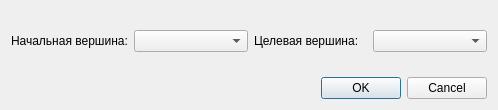
<?xml version="1.0" encoding="UTF-8"?>
<ui version="4.0">
 <class>a_star_algorithm</class>
 <widget class="QDialog" name="a_star_algorithm">
  <property name="geometry">
   <rect>
    <x>0</x>
    <y>0</y>
    <width>498</width>
    <height>110</height>
   </rect>
  </property>
  <property name="windowTitle">
   <string>Алгоритм А*</string>
  </property>
  <layout class="QVBoxLayout" name="verticalLayout">
   <item>
    <spacer name="verticalSpacer">
     <property name="orientation">
      <enum>Qt::Vertical</enum>
     </property>
     <property name="sizeHint" stdset="0">
      <size>
       <width>20</width>
       <height>40</height>
      </size>
     </property>
    </spacer>
   </item>
   <item>
    <layout class="QHBoxLayout" name="horizontalLayout">
     <item>
      <widget class="QLabel" name="label">
       <property name="text">
        <string>Начальная вершина:</string>
       </property>
      </widget>
     </item>
     <item>
      <widget class="QComboBox" name="comboBox"/>
     </item>
     <item>
      <widget class="QLabel" name="label_2">
       <property name="text">
        <string>Целевая вершина:</string>
       </property>
      </widget>
     </item>
     <item>
      <widget class="QComboBox" name="comboBox_2"/>
     </item>
    </layout>
   </item>
   <item>
    <spacer name="verticalSpacer_2">
     <property name="orientation">
      <enum>Qt::Vertical</enum>
     </property>
     <property name="sizeHint" stdset="0">
      <size>
       <width>20</width>
       <height>40</height>
      </size>
     </property>
    </spacer>
   </item>
   <item>
    <widget class="QDialogButtonBox" name="buttonBox">
     <property name="orientation">
      <enum>Qt::Horizontal</enum>
     </property>
     <property name="standardButtons">
      <set>QDialogButtonBox::Cancel|QDialogButtonBox::Ok</set>
     </property>
    </widget>
   </item>
  </layout>
 </widget>
 <resources/>
 <connections>
  <connection>
   <sender>buttonBox</sender>
   <signal>accepted()</signal>
   <receiver>a_star_algorithm</receiver>
   <slot>accept()</slot>
   <hints>
    <hint type="sourcelabel">
     <x>248</x>
     <y>254</y>
    </hint>
    <hint type="destinationlabel">
     <x>157</x>
     <y>274</y>
    </hint>
   </hints>
  </connection>
  <connection>
   <sender>buttonBox</sender>
   <signal>rejected()</signal>
   <receiver>a_star_algorithm</receiver>
   <slot>reject()</slot>
   <hints>
    <hint type="sourcelabel">
     <x>316</x>
     <y>260</y>
    </hint>
    <hint type="destinationlabel">
     <x>286</x>
     <y>274</y>
    </hint>
   </hints>
  </connection>
 </connections>
</ui>
